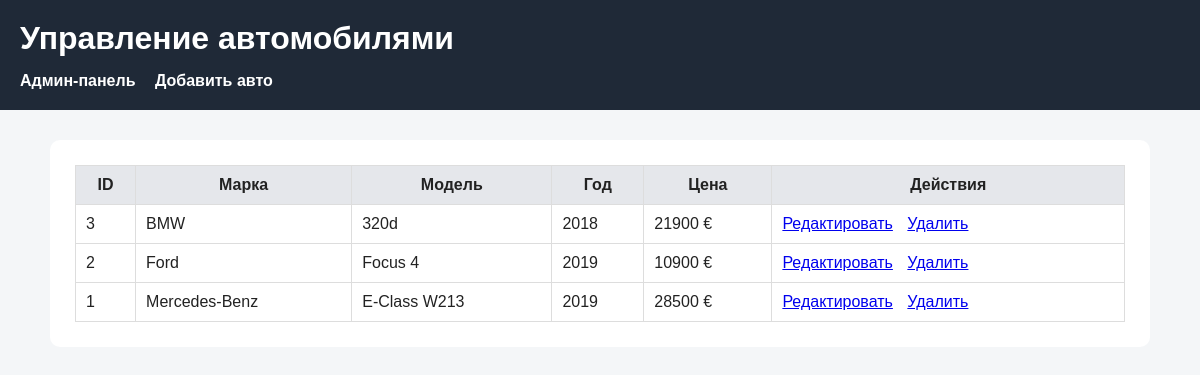
The page /admin/cars.php (signed in) on the database its author committed.
### tables this page shows
CREATE TABLE cars (
    id INTEGER PRIMARY KEY AUTOINCREMENT,
    brand TEXT NOT NULL,
    model TEXT NOT NULL,
    year INTEGER NOT NULL,
    price REAL NOT NULL,
    fuel_type TEXT NOT NULL,
    transmission TEXT NOT NULL,
    description TEXT NOT NULL,
    created_at TEXT NOT NULL
);

### src/auth.php (called while the page is built, shortened)
<?php
function e(string $text): string
{
    return htmlspecialchars($text, ENT_QUOTES, 'UTF-8');
}

### admin/cars.php (the view, shortened to what this page needs)
<?php
require_once __DIR__ . '/../src/auth.php';
$pdo = getDb();
$stmt = $pdo->query("SELECT * FROM cars ORDER BY id DESC");
$cars = $stmt->fetchAll(PDO::FETCH_ASSOC);
?>
<!DOCTYPE html>
<html lang="ru">
<head>
    <link rel="stylesheet" href="../css/style.css">
</head>
<body>
<header>
    <h1>Управление автомобилями</h1>
    <nav>
        <a href="index.php">Админ-панель</a>
        <a href="add_car.php">Добавить авто</a>
    </nav>
</header>
<main>
    <table>
        <tr>
            <th>ID</th>
            <th>Марка</th>
            <th>Модель</th>
            <th>Год</th>
            <th>Цена</th>
            <th>Действия</th>
        </tr>
        <?php foreach ($cars as $car): ?>
            <tr>
                <td><?= e($car['id']) ?></td>
                <td><?= e($car['brand']) ?></td>
                <td><?= e($car['model']) ?></td>
                <td><?= e($car['year']) ?></td>
                <td><?= e($car['price']) ?> €</td>
                <td>
                    <a href="edit_car.php?id=<?= $car['id'] ?>">Редактировать</a>
                    <a href="delete_car.php?id=<?= $car['id'] ?>" onclick="return confirm('Удалить автомобиль?')">Удалить</a>
                </td>
            </tr>
        <?php endforeach; ?>
    </table>
</main>
</body>
</html>

### css/style.css (style rules this page uses)
* { box-sizing: border-box; }
body { font-family: Arial, sans-serif; margin: 0; background: #f4f6f8; color: #222; }
header { background: #1f2937; color: white; padding: 20px; }
header h1 { margin: 0 0 15px 0; }
nav a { color: white; text-decoration: none; margin-right: 15px; font-weight: bold; }
main { max-width: 1100px; margin: 30px auto; background: white; padding: 25px; border-radius: 10px; }
table { width: 100%; border-collapse: collapse; background: white; }
th, td { border: 1px solid #ddd; padding: 10px; }
th { background: #e5e7eb; }
td a { margin-right: 10px; }

### rows shown on the page
cars: id "3", brand "BMW", model "320d", year "2018", price "21900"
cars: id "2", brand "Ford", model "Focus 4", year "2019", price "10900"
cars: id "1", brand "Mercedes-Benz", model "E-Class W213", year "2019", price "28500"
